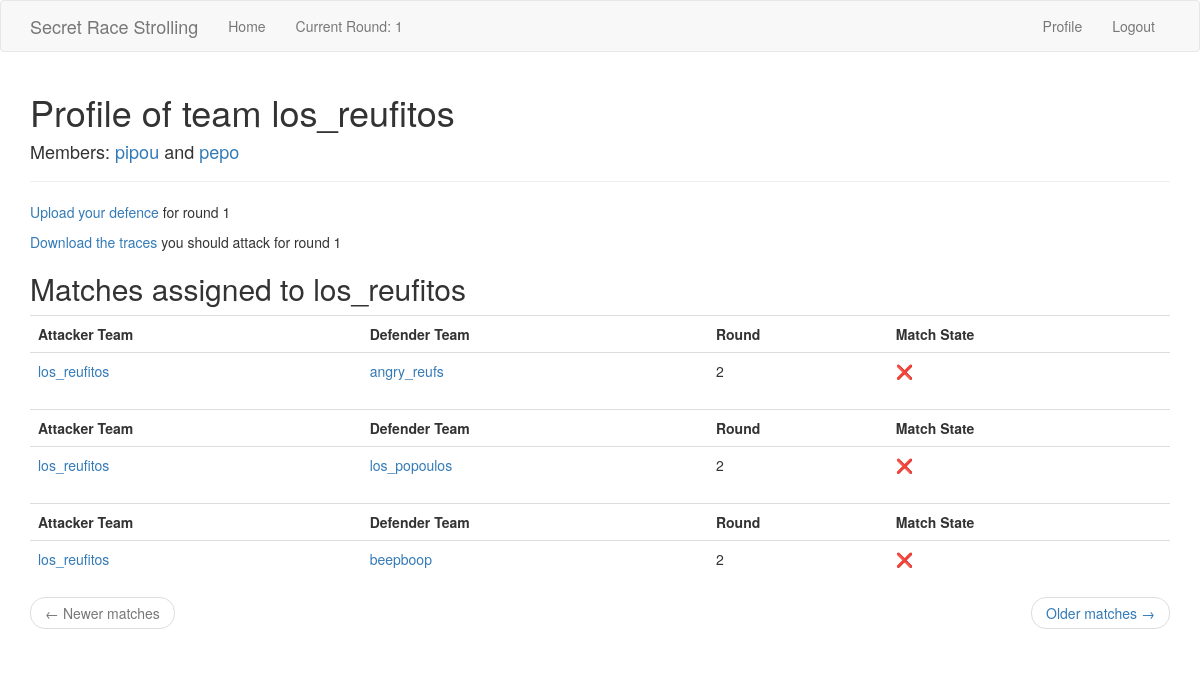
Before: /team/los_reufitos (signed in) with the older database file.
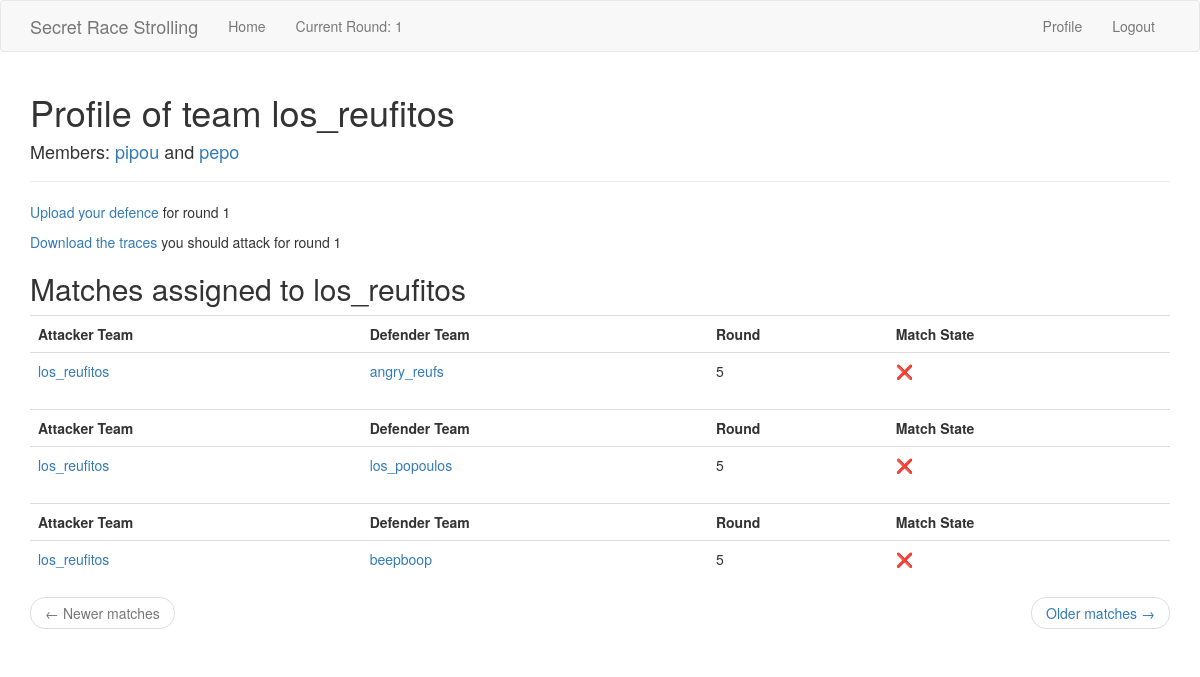
After: the same page with the newer database file.
### app/models.py (models this page shows, shortened)
class Team(db.Model):
    id = db.Column(db.Integer, primary_key=True)
    team_name = db.Column(db.String(64), index=True, unique=True)
    member1_id = db.Column(db.Integer, db.ForeignKey("user.id"), unique=True)
    member2_id = db.Column(db.Integer, db.ForeignKey("user.id"), unique=True)
    defences = db.relationship(
        "Defence",
        backref="defender_team",
        foreign_keys="Defence.defender_team_id",
        lazy="dynamic",
    )
    defence_matches = db.relationship(
        "Match",
        backref="defender_team",
        foreign_keys="Match.defender_team_id",
        lazy="dynamic",
    )
    attack_matches = db.relationship(
        "Match",
        backref="attacker_team",
        foreign_keys="Match.attacker_team_id",
        lazy="dynamic",
    )
    def members(self) -> tuple[Any, Any]:
        return (
            db.session.query(User).filter(User.id == self.member1_id).first(),
            db.session.query(User).filter(User.id == self.member2_id).first(),
        )
    def attacks(self) -> Query:
        self_attacks = (
            db.session.query(Match.id)
            .filter(Match.attacker_team_id == self.id)
            .subquery()
        )
        return db.session.query(Attack).join(
            self_attacks, self_attacks.c.id == Attack.match_id
        )

class User(UserMixin, db.Model):
    id = db.Column(db.Integer, primary_key=True)
    username = db.Column(db.String(64), index=True, unique=True)
    email = db.Column(db.String(96), index=True, unique=True)
    password_hash = db.Column(db.String(102))
    sciper = db.Column(db.Integer, unique=True)
    is_admin = db.Column(db.Boolean, default=False)
    def team(self) -> Any:
        return (
            db.session.query(Team)
            .filter(or_(Team.member1_id == self.id, Team.member2_id == self.id))
            .first()
        )

class Match(db.Model):
    id = db.Column(db.Integer, primary_key=True)
    defender_team_id = db.Column(db.Integer, db.ForeignKey("team.id"))
    attacker_team_id = db.Column(db.Integer, db.ForeignKey("team.id"))
    round = db.Column(db.Integer, index=True)
    __table_args__ = (
        db.UniqueConstraint(
            "defender_team_id",
            "attacker_team_id",
            "round",
            name="_match_pair_once_per_round",
        ),
    )
    attacks = db.relationship(
        "Attack",
        backref="match",
        foreign_keys="Attack.match_id",
        lazy="dynamic",
    )
    @staticmethod
    def paginate_and_itemize_match_query(
        matches: Query, page: int, matches_per_page: int, current_user_team: Team
    ) -> tuple[Pagination, list[dict]]:
        matches_sub = matches.subquery()
        attacks_done = (
            db.session.query(matches_sub.c.id)
            .join(Attack, Attack.match_id == matches_sub.c.id)
            .all()
        )
        attacks_done = [attack_done[0] for attack_done in attacks_done]
        user_attack_matches_id = []
        if current_user_team is not None:
            user_attack_matches_id = db.session.query(
                current_user_team.attack_matches.subquery().c.id
            ).all()
            user_attack_matches_id = [attack[0] for attack in user_attack_matches_id]
        paginated = matches.paginate(page, matches_per_page)
        matches_items = paginated.items
        for m in matches_items:
            m.match_done = m.id in attacks_done
        return paginated, matches_items

### app/routes.py (the view)
@app.route("/team/<team_name>", methods=["GET"])
@login_required
def team(team_name):
    team = Team.query.filter_by(team_name=team_name).first_or_404()
    member1, member2 = team.members()
    page_match = request.args.get("page_match", 1, type=int)
    page_attack = request.args.get("page_attack", 1, type=int)
    pagination, matches_items = Match.paginate_and_itemize_match_query(
        team.attack_matches.order_by(Match.round.desc()),
        page_match,
        app.config["MATCHES_PER_TEAM"],
        current_user.team(),
    )
    match_next_url = (
        url_for(
            "team",
            team_name=team.team_name,
            page_match=pagination.next_num,
            page_attack=page_attack,  # we must not forget to propagate the attack page
        )
        if pagination.has_next
        else None
    )
    match_prev_url = (
        url_for(
            "team",
            team_name=team.team_name,
            page_match=pagination.prev_num,
            page_attack=page_attack,  # we must not forget to propagate the attack page
        )
        if pagination.has_prev
        else None
    )
    defence = team.defences.order_by(Defence.timestamp.desc()).first()
    attacks = team.attacks().paginate(
        page_attack, app.config["MATCHES_PER_TEAM"], False
    )
    attack_next_url = (
        url_for(
            "team",
            team_name=team.team_name,
            page_match=page_match,  # we must not forget to propagate the match page
            page_attack=attacks.next_num,
        )
        if attacks.has_next
        else None
    )
    attack_prev_url = (
        url_for(
            "team",
            team_name=team.team_name,
            page_match=page_match,  # we must not forget to propagate the match page
            page_attack=attacks.prev_num,
        )
        if attacks.has_prev
        else None
    )
    attacks_items = attacks.items
    return render_template(
        "team.html",
        team=team,
        member1=member1,
        member2=member2,
        matches=matches_items,
        attacks=attacks_items,
        defence=defence,
        match_next_url=match_next_url,
        match_prev_url=match_prev_url,
        attack_next_url=attack_next_url,
        attack_prev_url=attack_prev_url,
        upload_defence=url_for("defence") if app.config["DEFENCE_PHASE"] else None,
        download_attacks=url_for("attack", round=app.config["ROUND"])
        if app.config["ATTACK_PHASE"]
        else None,
    )

### app/models.py (called while the page is built)
@login.user_loader
def load_user(id: int) -> User:
    return User.query.get(int(id))

### app/templates/team.html (shortened to what this page needs)
{% extends "base.html" %}
{% block app_content %}
<h1>Profile of team {{ team.team_name }}</h1>
<h4>Members: {% if member1 %} <a href="{{ url_for('user', username=member1.username) }}"> {{ member1.username }}</a>
    {% else %} <a href="{{ url_for('join_team', team_name=team.team_name) }}"> [Join {{ team.team_name }}]</a>
    {% endif %} and {% if member2 %} <a href="{{ url_for('user', username=member2.username) }}">
        {{ member2.username }}</a>
    {% else %} <a href="{{ url_for('join_team', team_name=team.team_name) }}"> [Join {{ team.team_name }}]</a>
    {% endif %}</h4>
<hr>
{% if upload_defence %}
<p><a href="{{ url_for('defence') }}">Upload your defence</a> for round {{ config["ROUND"] }}</p>
{% endif %}
{% if download_attacks %}
<p><a href="{{ url_for('defence') }}">Download the traces</a> you should attack for round
    {{ config["ROUND"] }}</p>
{% endif %}
{% if matches %}
<h2>Matches assigned to {{ team.team_name }}</h2>
{% for match in matches %}
{% include '_match.html' %}
{% endfor %}
<nav aria-label="...">
    <ul class="pager">
        <li class="previous{% if not match_prev_url %} disabled{% endif %}">
            <a href="{{ match_prev_url or '#' }}">
                <span aria-hidden="true">&larr;</span> Newer matches
            </a>
        </li>
        <li class="next{% if not match_next_url %} disabled{% endif %}">
            <a href="{{ match_next_url or '#' }}">
                Older matches <span aria-hidden="true">&rarr;</span>
            </a>
        </li>
    </ul>
</nav>
{% endif %}
{% endblock %}

### app/templates/base.html (shortened to what this page needs)
{% extends 'bootstrap/base.html' %}
{% block navbar %}
<nav class="navbar navbar-default">
  <div class="container">
    <div class="navbar-header">
      <a
        class="navbar-brand"
        href="{{ url_for('index') }}"
      >Secret Race Strolling</a>
    </div>
    <div
      class="collapse navbar-collapse"
      id="bs-example-navbar-collapse-1"
    >
      <ul class="nav navbar-nav">
        <li><a href="{{ url_for('index') }}">Home</a></li>
        <li><a>Current Round: {{ config["ROUND"] }}</a></li>
      </ul>
      <ul class="nav navbar-nav navbar-right">
        {% if current_user.is_anonymous %}
        <li><a href="{{ url_for('login') }}">Login</a></li>
        {% else %}
        <li><a href="{{ url_for('user', username=current_user.username) }}">Profile</a></li>
        <li><a href="{{ url_for('logout') }}">Logout</a></li>
        {% endif %}
      </ul>
    </div>
  </div>
</nav>
{% endblock %}
{% block content %}
<div class="container">
  {% block app_content %}{% endblock %}
</div>
{% endblock %}

### app/templates/_match.html
<table class="table table-hover">
    <tr>
        <th>Attacker Team</th>
        <th>Defender Team</th>
        <th>Round</th>
        <th>Match State</th>
    </tr>
    <tr>
        <td>
            <a href="{{ url_for('team', team_name=match.attacker_team.team_name) }}">
                {{ match.attacker_team.team_name }}</a>
        </td>
        <td>
            <a href="{{ url_for('team', team_name=match.defender_team.team_name) }}">{{ match.defender_team.team_name }}
            </a>
        </td>
        <td>
            {{ match.round }}
        </td>
        <td>
            {% if match.match_done %} ✅ {% else %} ❌ {% endif %}
        </td>
    </tr>
</table>

Changed rows visible on the page:
no longer on this page (row unchanged): Match: attacker_team.team_name "los_reufitos", defender_team.team_name "angry_reufs", round "2"
no longer on this page (row unchanged): Match: attacker_team.team_name "los_reufitos", defender_team.team_name "los_popoulos", round "2"
no longer on this page (row unchanged): Match: attacker_team.team_name "los_reufitos", defender_team.team_name "beepboop", round "2"
added Match: attacker_team.team_name "los_reufitos", defender_team.team_name "angry_reufs", round "5"
added Match: attacker_team.team_name "los_reufitos", defender_team.team_name "los_popoulos", round "5"
added Match: attacker_team.team_name "los_reufitos", defender_team.team_name "beepboop", round "5"
